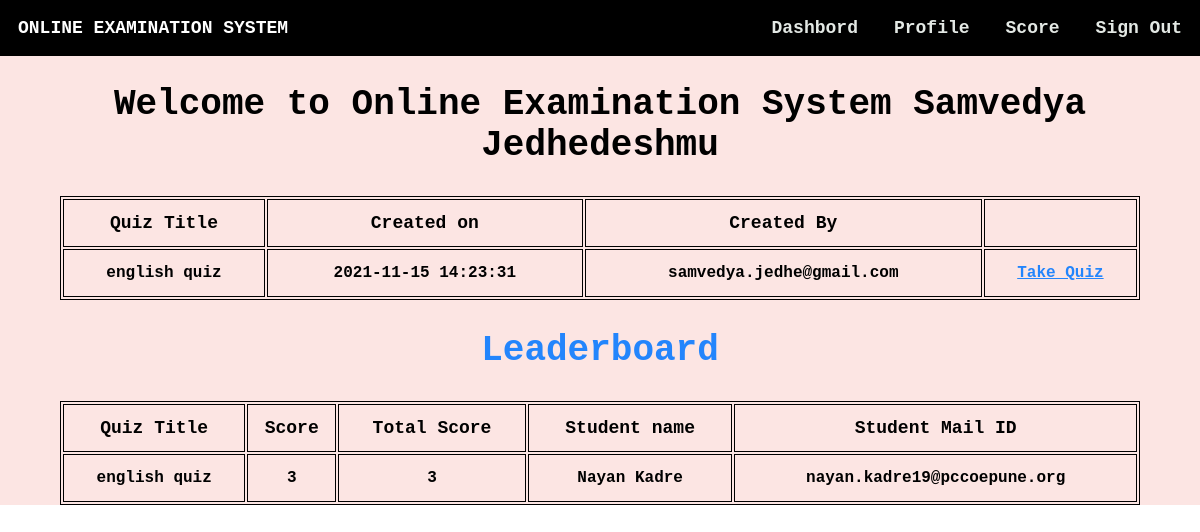
/homestud.php (signed in), run on the app's committed database.
### tables this page shows
CREATE TABLE `staff` (
  `staffid` varchar(10) NOT NULL,
  `name` varchar(20) NOT NULL,
  `mail` varchar(30) NOT NULL,
  `phno` varchar(10) NOT NULL,
  `gender` varchar(1) NOT NULL,
  `DOB` varchar(10) NOT NULL,
  `pw` varchar(200) NOT NULL,
  `dept` varchar(3) DEFAULT NULL
);

CREATE TABLE `quiz` (
  `quizid` int(11) NOT NULL,
  `quizname` varchar(20) NOT NULL,
  `date_created` timestamp NOT NULL DEFAULT current_timestamp(),
  `mail` varchar(30) DEFAULT NULL
);

CREATE TABLE `score` (
  `slno` int(11) NOT NULL,
  `score` int(11) NOT NULL,
  `quizid` int(11) NOT NULL,
  `mail` varchar(30) DEFAULT NULL,
  `totalscore` int(11) DEFAULT NULL,
  `remark` varchar(20) DEFAULT NULL
);

CREATE TABLE `student` (
  `usn` varchar(10) NOT NULL,
  `name` varchar(20) NOT NULL,
  `mail` varchar(30) NOT NULL,
  `phno` varchar(10) NOT NULL,
  `gender` varchar(1) NOT NULL,
  `DOB` varchar(10) NOT NULL,
  `pw` varchar(200) NOT NULL,
  `dept` varchar(3) DEFAULT NULL
);

### homestud.php (the view, shortened to what this page needs)
<html>
<head>
</head>
<?php
$conn = mysqli_connect('localhost', 'root', '', 'project');
?>
<body style="color: #000 !important;font-weight:bolder;margin: 0 !important;font-weight: bolder !important;font-family: 'Courier New', Courier, monospace;">
    <div style="background-color: #fce5e3;height: auto;">
        <div class="navbar" style="display: inline-flex;width: 100%;color:#fff;position:fixed;">
            <section style="margin: 1.5vw;">ONLINE EXAMINATION SYSTEM</section>
            <ul style="display: inline-flex;padding: 0 !important;margin: 0;float: right;right: 0;position: fixed;width: 50vw;color:#e3e8e4;">
                <li onclick="dash()">Dashbord</li>
                <li onclick="prof()">Profile</li>
                <li onclick="score()">Score</li>
                <li onclick="lo()">Sign Out</li>
            </ul>
        </div><br><br>
        <?php
        $type1 = $_SESSION["type"];
        $username1 = $_SESSION["username"];
        $sql = "select * from " . $type1 . " where mail='{$username1}'";
        $res =   mysqli_query($conn, $sql);
        if ($res == true) {
            while ($row = mysqli_fetch_array($res)) {
                $dbname = $row['name'];
            }
        }
        ?>
        <center><section style="width:100vw;margin:0vw;margin-top:4vw;font-size:2vw;"><h2>Welcome to Online Examination System&nbsp;<?php echo $dbname ?></h2></section></center>
        <section style="color:#2385fc !important">
        <?php
            $sql ="select * from quiz";
            $res=mysqli_query($conn,$sql);
            if($res)
            {
                echo "<center><table><thead><tr><td>Quiz Title</td><td>Created on</td><td>Created By</td><td>  </td></tr></thead>";
                while ($row = mysqli_fetch_assoc($res)) {
                    echo "<tr><td>".$row["quizname"]."</td><td>".$row["date_created"]."</td><td>".$row["mail"]."</td><td><a id=\"tq\" href='takeq.php?qid=".$row['quizid']."'>Take Quiz</button></tr>";
                }
                echo "</table></center>";
            }
            ?>
        </section>
            <section style="color:#fff !important">
            <?php
            $sql="call leaderboard;";
            $res=mysqli_query($conn,$sql);
            if($res)
            {
                echo "<center><h1 style=\"font-size: 3vw; color:#2385fc;\">Leaderboard</h1></center>";
                echo "<table id=\"le\"><thead><tr><td>Quiz Title</td><td>Score</td><td>Total Score</td><td>Student name</td><td>Student Mail ID</td></tr></thead>";
                while ($row = mysqli_fetch_assoc($res)) {
                    echo "<tr><td>".$row["quizname"]."</td><td>".$row["score"]."</td><td>".$row["totalscore"]."</td><td>".$row["name"]."</td><td>".$row["mail"]."</td></tr>";
                }
                echo "</table>";
            }
            else{
                echo mysqli_error($conn);
            }
            ?>
        </section>
    </div>
</body>
</html>

### homestud.php (style rules this page uses)
li { margin: 1.5vw; font-size: 1.5vw !important; }
ul { list-style: none; width: auto !important; font-weight: 2vw !important; }
.navbar { background-color: black !important; font-size: 1.5vw !important; }
a { text-decoration: none; color: #2385fc; }
table { width: 90vw; margin-left: 5vw; margin-right: 5vw; align-content: center; border: 1px solid black; }
thead { font-weight:900; font-size: 1.5vw; }
td { width: auto; border: 1px solid black; text-align: center; height: 4vw; font-weight: bold; }
#tq { text-decoration: underline; }

### data on the page
staff: name "Samvedya Jedhedeshmu"
quiz: quizname "english quiz", date_created "2021-11-15 14:23:31", mail "samvedya.jedhe@gmail.com"
score: quizid.quizname "english quiz", score "3", totalscore "3", mail.name "Nayan Kadre", mail "nayan.kadre19@pccoepune.org"
